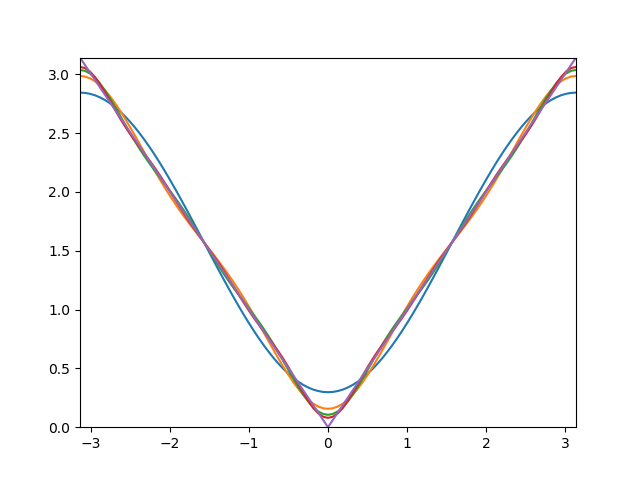

The Python source for this figure:
import numpy as np
import matplotlib.pyplot as plt

def abs_approx(x, N):
    s = 0
    for i in range(1, N+1):
        s += np.cos((2*i-1)*x)/((2*i - 1)**2)
    return (np.pi/2) + (-4/np.pi * s)

x = np.linspace(-np.pi, np.pi, 101)
y = np.vectorize(abs_approx)

plt.axis([-np.pi, np.pi, 0, np.pi])
for i in range(1, 5):
    plt.plot(x, y(x, i))

plt.plot(x, np.abs(x))

plt.savefig("approx_abs.png")

'''
(base) corybalaton@Corys-MacBook-Pro Uke 40 % /Users/corybalaton/opt/anaconda3/bin/python "/Users/corybalaton/Documents/UiO/IN1900/Uke 40/approx_abs.py"
'''

